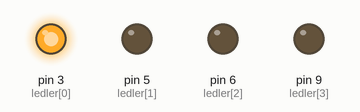
Bench run of a sketch on a simulated Arduino Uno, built with avr-gcc and run on an emulated ATmega328P. Shown: output pins drawn as LEDs (lit = HIGH).

Above: at 0.1 s.
Timing chart, 0 to 1.6 s (numbered marks = the images above):
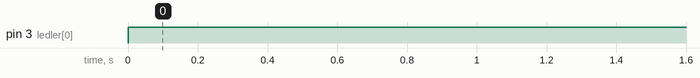

The sketch:

bozuk2_artmayanSayac.ino
```cpp
/*
  BU KOD NE YAPAR?
  Bu kod, 3, 5, 6, 9 numaralı pinlerdeki 4 LED'i sırayla yakıp söndürmek İÇİN yazıldı
  ama istenen gibi çalışmıyor. Görevin: nedenini bul ve düzelt.
*/

/*
  ak0199 — Bozuk kod 2/3: artmayan sayaç
  Bu dosya ak0199 "Bozuk kodu onar" dersinin İKİNCİ parçası. Görev, yöntem ve
  ipuçları ana klasördeki ders.md'de — burada sadece bozuk kod var.

  Devre: Paket 5 (4 LED, pin 3/5/6/9, ortak GND hattı) — dokunma, aynen kullanılır.
*/

const int ledSayisi = 4;
const int ledler[4] = {3, 5, 6, 9};

void setup() {
  for (int j = 0; j < ledSayisi; j++) {
    pinMode(ledler[j], OUTPUT);
  }
}

void loop() {
  int i = 0;
  while (i < ledSayisi) {
    digitalWrite(ledler[i], HIGH);
    delay(300);
    digitalWrite(ledler[i], LOW);
  }
}
```

Measured:
- by itself, pin 3 (ledler[0]): LOW → HIGH at 0.00 s
